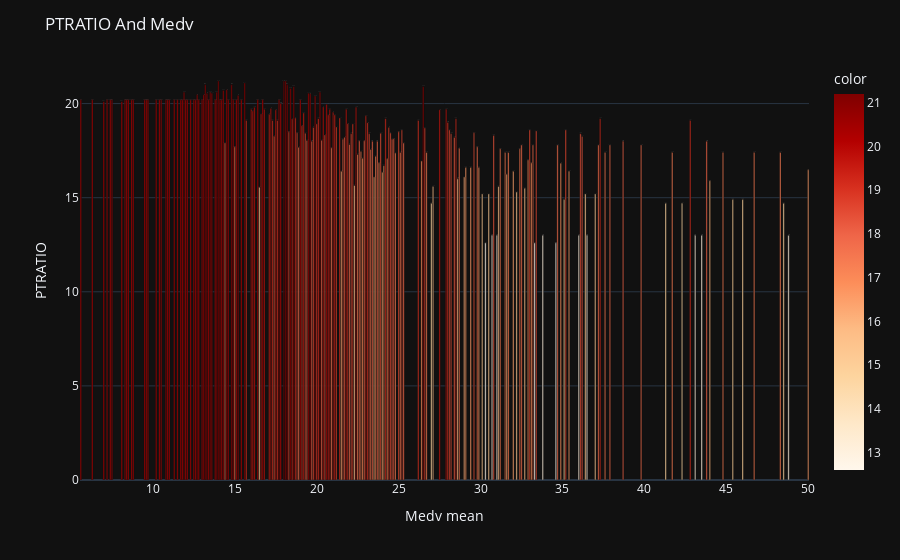

Notebook code cell kept with this figure:
### Code cell
fig=px.bar(
    x=PTRATIOAndMedv.index,
    y=PTRATIOAndMedv.values,
    color=PTRATIOAndMedv.values,
    text=np.round(PTRATIOAndMedv.values,3),
    color_continuous_scale="OrRd"
    
    
)
fig.update_layout(
    title="PTRATIO And Medv",
    template="plotly_dark",
   
    
    xaxis=dict(
        title="Medv mean"
    ),
     yaxis=dict(
        title="PTRATIO"
    )
)
fig.show()

### Figure 1 — Plotly figure (JSON) as saved in the notebook; plotly's stock layout.template omitted (floating-point values rounded to 4 significant figures; data arrays with more than 128 entries replaced by an {"elided": "..."} marker saying what was removed)
{"data": [{"alignmentgroup": "True", "hovertemplate": "x=%{x}<br>y=%{y}<br>text=%{text}<br>color=%{marker.color}<extra></extra>", "legendgroup": "", "marker": {"color": {"elided": "224 float values"}, "coloraxis": "coloraxis", "pattern": {"shape": ""}}, "name": "", "offsetgroup": "", "orientation": "v", "showlegend": false, "text": {"elided": "224 float values"}, "textposition": "auto", "type": "bar", "x": {"elided": "224 float values"}, "xaxis": "x", "y": {"elided": "224 float values"}, "yaxis": "y"}], "layout": {"barmode": "relative", "coloraxis": {"colorbar": {"title": {"text": "color"}}, "colorscale": [[0, "rgb(255,247,236)"], [0.125, "rgb(254,232,200)"], [0.25, "rgb(253,212,158)"], [0.375, "rgb(253,187,132)"], [0.5, "rgb(252,141,89)"], [0.625, "rgb(239,101,72)"], [0.75, "rgb(215,48,31)"], [0.875, "rgb(179,0,0)"], [1, "rgb(127,0,0)"]]}, "legend": {"tracegroupgap": 0}, "margin": {"t": 60}, "title": {"text": "PTRATIO And Medv"}, "xaxis": {"anchor": "y", "domain": [0, 1], "title": {"text": "Medv mean"}}, "yaxis": {"anchor": "x", "domain": [0, 1], "title": {"text": "PTRATIO"}}}}
